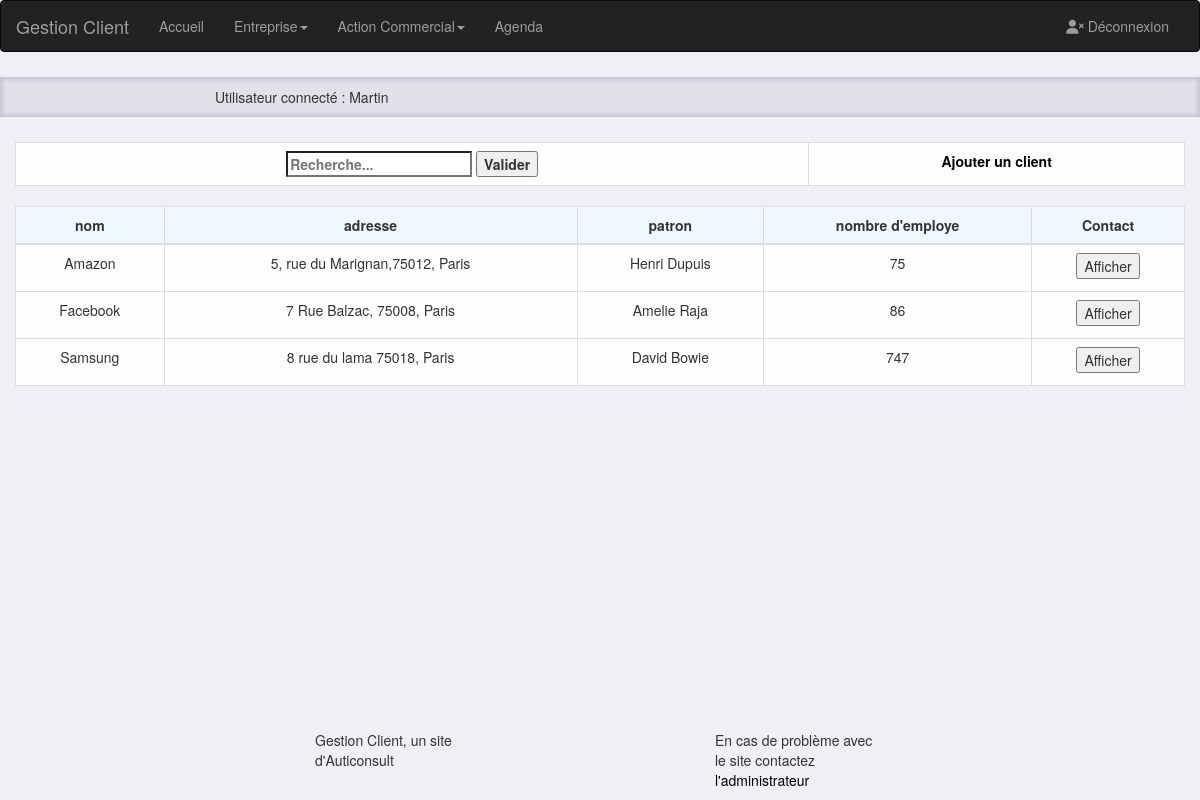
The app's page /index.php?client (signed in) with its own data.
### tables this page shows
CREATE TABLE IF NOT EXISTS `tb_entreprise` (
  `ntr_id` int(11) NOT NULL AUTO_INCREMENT,
  `nom` varchar(20) NOT NULL,
  `ntr_adress` text NOT NULL,
  `ntr_boss` varchar(200) NOT NULL,
  `ntr_nbEmploye` int(11) NOT NULL,
  `ntr_client` tinyint(1) NOT NULL,
  `ntr_mpl_id` int(11) NOT NULL,
  PRIMARY KEY (`ntr_id`)
);

### controleur/client.inc.php (called while the page is built, shortened)
<?php
    include_once ("modele/client.lib.php");
    $client = selectionClients();
    include_once ("vue/navbar.inc.php");
    include_once ("vue/client.inc.php");
    include_once ("vue/footer.inc.php");
?>

### modele/client.lib.php (called while the page is built, shortened)
<?php
    function selectionClients(){
        global $pdo;
        $idlog = $_SESSION['id'];
        $req = $pdo -> prepare('Select * from tb_entreprise where ntr_client = 1 and ntr_mpl_id = '.$idlog.' order by nom asc  ');
        $req->execute(array($_SESSION['login']));
        if(isset($_POST['q']) AND !empty($_POST['q'])) {
            $q = htmlspecialchars($_POST['q']);
            $client = $pdo->query('Select * FROM tb_entreprise where ntr_client = 1 AND nom LIKE "%'.$q.'%" and ntr_mpl_id = '.$idlog.'  ORDER BY nom ASC');
            return $client;
        }if(isset($_POST['entreprise']) AND !empty($_POST['entreprise'])) {
            $q = htmlspecialchars($_POST['entreprise']);
            $client = $pdo->query('Select * FROM tb_entreprise where ntr_client = 1 AND ntr_id LIKE "%'.$q.'%" and ntr_mpl_id = '.$idlog.'  ORDER BY nom ASC');
            return $client;
        }
        else{
            $client = $req->fetchAll();
            return $client;
        }
    }
?>

### vue/client.inc.php (the view, shortened to what this page needs)
<div class="container">
    <div class="row">
        <div class="table-responsive">
            <table class="table table-hover table-bordered table-color">
                <form  action="index.php?client" method="post">
                    <tr>
                        <th scope="col">
                           <input type="search" name="q" placeholder="Recherche..." />
                            <input type="submit" value="Valider" />
                        </th>
                        <th scope="col">
                            <a href="index.php?ajoutclient">Ajouter un client</a>
                        </th>
                    </tr>
                </form>
            </table>
        </div>
    </div>
</div>
    <div class="container">
        <div class="row">
            <div class="table-responsive">
                <table class="table table-hover table-bordered table-color">
                    <thead>
                        <tr bgcolor="#f0f8ff">
                            <th>nom</th>
                            <th scope="col">adresse</th>
                            <th align="center">patron</th>
                            <th align="center">nombre d'employe</th>
                            <th align="center">Contact</th>
                        </tr>
                    </thead>
                    <tbody>
                        <?php
                        foreach ($client as $client){
                            if (isset($client->nsc_frm_id)){
                            }
                            else {
                            ?><form action="index.php?client" method="post">
                                <tr>
                                    <td align="center">
                                        <p><?php echo $client->nom; ?></p>
                                    </td>
                                    <td align="center">
                                        <p><?php echo $client->ntr_adress; ?></p>
                                    </td>
                                    <td align="center">
                                        <p> <?php echo $client->ntr_boss; ?> </p>
                                    </td>
                                    <td align="center">
                                        <p> <?php echo $client->ntr_nbEmploye; ?> </p>
                                    </td>
                                    <td align="center">
                                        <button type="submit" value="<?php echo $client->ntr_id;?>" name="entreprise" >Afficher</button>
                                    </form>
                            <?php
                            }
                        }
                        ?>
                    </tbody>
                </table>
            </div>
        </div>
    </div><?php

### index.php (shortened to what this page needs)
<?php
    if (isset($_GET['deco'])){
        session_destroy();
        $erreur ="Vous avez été déconnecté";
        include_once ('vue/login.inc.php');
    }
    else if (isset($_SESSION['login'])){
        if (isset($_GET['client'])){
            include_once ('controleur/client.inc.php');
        }
    }
    else{
        include_once ('controleur/login.inc.php');
    }
?>

### vue/navbar.inc.php (shortened to what this page needs)
<!DOCTYPE html>
<html>
<head>
    <link href="inc/css/bootstrap.min.css" rel="stylesheet">
	<link href="inc/font-awesome-4.7.0/css/font-awesome.min.css" rel="stylesheet">
    <link href="inc/css/style.css" rel="stylesheet">
</head>
<body>
<nav class="navbar navbar-inverse">
    <div class="container-fluid">
		<div class="navbar-header">
	  		<a class="navbar-brand" href="index.php">Gestion Client</a>
		</div>
		<div class="collapse navbar-collapse" id="myNavbar">
	  		<ul class="nav navbar-nav">
				<li><a href="index.php">Accueil</a></li>
				    <li class="dropdown">
        				<a href="#" class="dropdown-toggle" data-toggle="dropdown">Entreprise<b class="caret"></b> </a>
      				</li>
      				<li class="dropdown">
        				<a href="#" class="dropdown-toggle" data-toggle="dropdown">Action Commercial<b class="caret"></b> </a>
      				</li>
				<li><a href="index.php?agenda">Agenda</a></li>
	   	    </ul>
	  		<ul class="nav navbar-nav navbar-right">
				<li><a href="index.php?deco"><span class="fa fa-user-times"></span> Déconnexion</a></li>
	  		</ul>
		</div>
    </div>
</nav>
<div class="container-fluid info">
    <div class="row">
        <div class="col-md-4 col-md-offset-2 col-xs-8 col-xs-offset-2">
            <p class="p-header">
                <?php
                    echo "Utilisateur connecté : ".$_SESSION['nom'];
                ?>
            </p>
        </div>
    </div>
</div>

### vue/footer.inc.php (shortened to what this page needs)
<div class="footer container-fluid">
    <div class="row">
        <div class="col-md-offset-3 col-md-2">
            <p>Gestion Client, un site d'Auticonsult</p>
        </div>
        <div class="col-md-offset-2 col-md-2">
            <p>En cas de problème avec le site contactez <a href="mailto:admin@mail.com" target="_blank">l'administrateur</a> </p>
        </div>
    </div>
</div>

### inc/css/style.css (style rules this page uses)
body { background-color: #efeff5; }
.info { margin: 25px 0px; padding: 5px 15px; background-color: #e1e1ea; box-shadow: 0px -1px 5px 1px #c3c3d5 inset, 0px 0 0px 0 blue, 0px 1px 5px 1px #c3c3d5 inset, 0px 0 0px 0 red; }
.table-color { background-color: #fefefe; }
.p-header { margin: 5px 0px; }
a { text-decoration: none; color: #000000; }
button { text-decoration: none; }
.footer { bottom: 0; position: absolute; width: 100%; align-content: center; }
form { margin: 0 auto; width: 400px; }
th { text-align: center; }

### records on screen
tb_entreprise: nom "Amazon", ntr_adress "5, rue du Marignan,75012, Paris", ntr_boss "Henri Dupuis", ntr_nbEmploye "75", $client->ntr_id 1 (drawn)
tb_entreprise: nom "Facebook", ntr_adress "7 Rue Balzac, 75008, Paris", ntr_boss "Amelie Raja", ntr_nbEmploye "86", $client->ntr_id 3 (drawn)
tb_entreprise: nom "Samsung", ntr_adress "8 rue du lama 75018, Paris", ntr_boss "David Bowie", ntr_nbEmploye "747", $client->ntr_id 9 (drawn)

### other values on screen
$_SESSION['nom'] "Martin"
